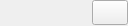
<?xml version="1.0" encoding="UTF-8"?>
<ui version="4.0">
 <class>frmDockWidgetTitleBar</class>
 <widget class="QWidget" name="frmDockWidgetTitleBar">
  <property name="geometry">
   <rect>
    <x>0</x>
    <y>0</y>
    <width>128</width>
    <height>26</height>
   </rect>
  </property>
  <property name="windowTitle">
   <string>Form</string>
  </property>
  <layout class="QVBoxLayout" name="verticalLayout">
   <property name="spacing">
    <number>0</number>
   </property>
   <property name="leftMargin">
    <number>0</number>
   </property>
   <property name="topMargin">
    <number>0</number>
   </property>
   <property name="rightMargin">
    <number>0</number>
   </property>
   <property name="bottomMargin">
    <number>0</number>
   </property>
   <item>
    <widget class="QWidget" name="widget" native="true">
     <layout class="QHBoxLayout" name="horizontalLayout_2">
      <property name="spacing">
       <number>0</number>
      </property>
      <property name="leftMargin">
       <number>0</number>
      </property>
      <property name="topMargin">
       <number>0</number>
      </property>
      <property name="rightMargin">
       <number>0</number>
      </property>
      <property name="bottomMargin">
       <number>0</number>
      </property>
      <item>
       <widget class="QWidget" name="widget_2" native="true">
        <layout class="QHBoxLayout" name="horizontalLayout">
         <property name="spacing">
          <number>0</number>
         </property>
         <property name="leftMargin">
          <number>0</number>
         </property>
         <property name="topMargin">
          <number>0</number>
         </property>
         <property name="rightMargin">
          <number>0</number>
         </property>
         <property name="bottomMargin">
          <number>0</number>
         </property>
         <item>
          <widget class="QLabel" name="label_name">
           <property name="minimumSize">
            <size>
             <width>60</width>
             <height>0</height>
            </size>
           </property>
           <property name="text">
            <string/>
           </property>
          </widget>
         </item>
         <item>
          <spacer name="horizontalSpacer">
           <property name="orientation">
            <enum>Qt::Horizontal</enum>
           </property>
           <property name="sizeHint" stdset="0">
            <size>
             <width>36</width>
             <height>20</height>
            </size>
           </property>
          </spacer>
         </item>
         <item>
          <widget class="QPushButton" name="btn_closeDockWid">
           <property name="minimumSize">
            <size>
             <width>25</width>
             <height>25</height>
            </size>
           </property>
           <property name="focusPolicy">
            <enum>Qt::TabFocus</enum>
           </property>
           <property name="text">
            <string/>
           </property>
          </widget>
         </item>
        </layout>
       </widget>
      </item>
     </layout>
    </widget>
   </item>
  </layout>
 </widget>
 <resources/>
 <connections/>
</ui>
